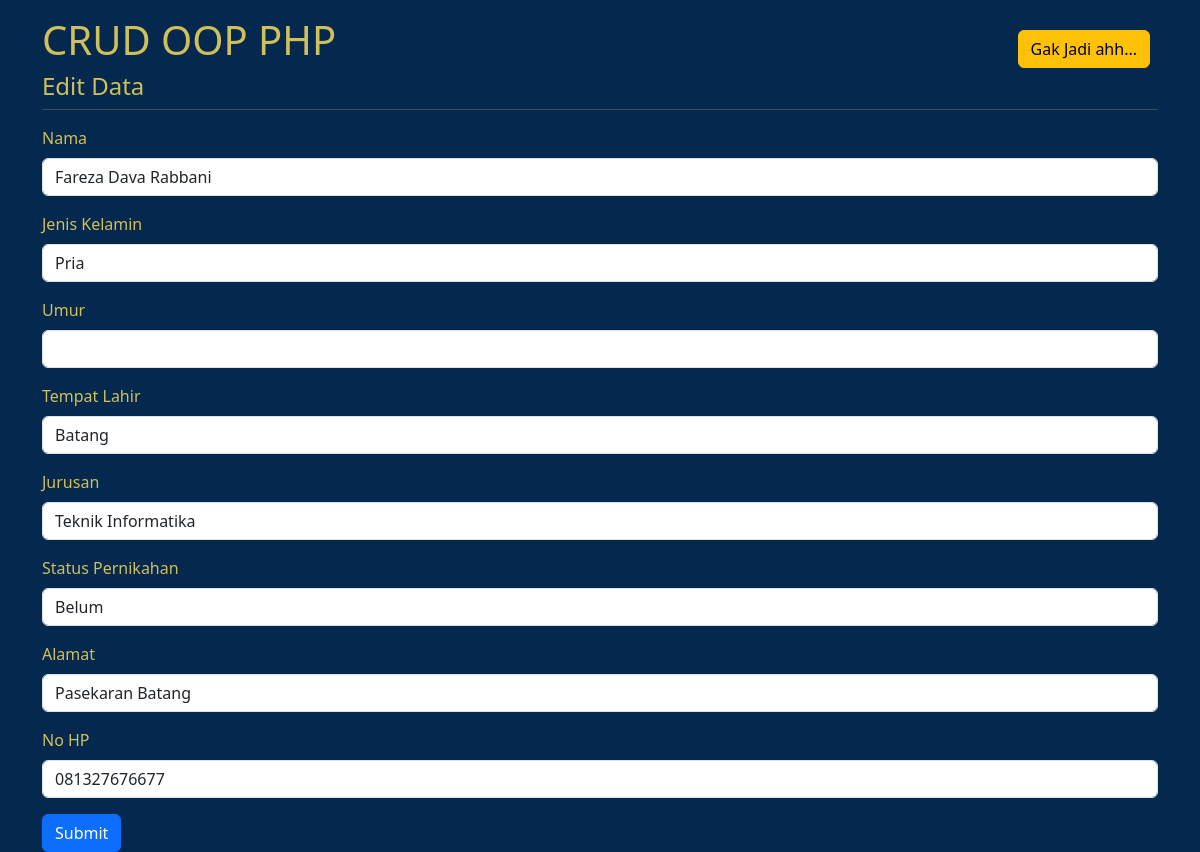
The page /edit.php?id=1 on the database its author committed.
### tables this page shows
CREATE TABLE `tb_users0057` (
  `id` int(10) NOT NULL,
  `nama` varchar(255) NOT NULL,
  `jenis_kelamin` enum('Pria','Wanita') NOT NULL,
  `umur` tinyint(4) NOT NULL,
  `tempat_lahir` varchar(30) NOT NULL,
  `status` enum('Nikah','Belum') NOT NULL,
  `jurusan` varchar(20) NOT NULL,
  `alamat` varchar(255) NOT NULL,
  `nohp` char(13) NOT NULL
);

### database.php (called while the page is built, shortened)
<?php
    class Database0057{
        public $host = "localhost";
        public $username = "root";
        public $password = "";
        public $database = "db_php0057";
        public $connect;
        function __construct()
        {
            $this->connect = mysqli_connect($this->host, $this->username, $this->password);
            mysqli_select_db($this->connect, $this->database);
        }
        function editdata($id)
        {
            $data = mysqli_query($this->connect, "SELECT * FROM tb_users0057 WHERE id=$id");
            $rows = mysqli_fetch_all($data, MYSQLI_ASSOC);
            return $rows;
        }
    }
?>

### edit.php (the view, shortened to what this page needs)
<?php
    include "database.php";
    $db = new Database0057;
    $detail = $db-> editdata($_GET['id']);
?>
<!doctype html>
<html lang="en">
  <head>
    <link href="https://cdn.jsdelivr.net/npm/bootstrap@5.3.3/dist/css/bootstrap.min.css"
    rel="stylesheet"
>
  </head>
  <body>
    <div class="container mt-3">
        <h1>CRUD OOP PHP</h1>
        <h4>Edit Data</h4>
        <hr class="mt-0">
        <form method="POST" action="proses.php?aksi=update">
            <?php
                foreach ($detail as $dataUser) {
            ?>
            <div class="mb-3">
                <label for="nama" class="form-label">Nama</label>
                <input type="text" class="form-control" id="nama" name="nama"
                value="<?php echo $dataUser ['nama'] ?>" required>
            </div>
            <div class="mb-3">
                <label for="jenis_kelamin" class="form-label">Jenis Kelamin</label>
                <select class="form-control" id="jenis_kelamin" name="jenis_kelamin" required>
                    <option> <?php echo $dataUser ['jenis_kelamin'] ?> </option>
                </select>
            </div>
            <div class="mb-3">
                <label for="umur" class="form-label">Umur</label>
                <input type="number" class="form-control" id="umur" name="umur"
                value="<?php echo $dataUser ['umur'] ?> " required>
            </div>
            <div class="mb-3">
                <label for="tempat_lahir" class="form-label">Tempat Lahir</label>
                <input type="text" class="form-control" id="tempat_lahir" name="tempat_lahir"
                value="<?php echo $dataUser ['tempat_lahir'] ?>" required>
            </div>
            <div class="mb-3">
                <label for="jurusan" class="form-label">Jurusan</label>
                <input type="text" class="form-control" id="jurusan" name="jurusan"
                value="<?php echo $dataUser ['jurusan'] ?>" required>
            </div>
            <div class="mb-3">
            <label for="status" class="form-label">Status Pernikahan</label>
                <select name="status" class="form-control" id="status" required>
                    <option><?php echo $dataUser ['status'] ?></option>
                </select>
            </div>
            <div class="mb-3">
                <label for="alamat" class="form-label">Alamat</label>
                <input type="text" class="form-control" id="alamat" name="alamat"
                value="<?php echo $dataUser ['alamat'] ?>" required>
            </div>
            <div class="mb-3">
                <label for="nohp" class="form-label">No HP</label>
                <input type="text" class="form-control" id="nohp" name="nohp"
                value="<?php echo $dataUser ['nohp'] ?>" required>
            </div>
            <?php
                }
            ?>
            <button type="submit" class="btn btn-primary">Submit</button>
            <a href="index.php" class="btn btn-warning"
            style="position: absolute; top: 30px; right: 50px;"> Gak Jadi ahh...</a>
        </form>
    </div>
  </body>
</html>

### edit.php (style rules this page uses)
body { background-color:#05284e ; color: #D0C05B; }

### rows shown on the page
tb_users0057: nama "Fareza Dava Rabbani", jenis_kelamin "Pria", tempat_lahir "Batang", jurusan "Teknik Informatika", status "Belum", alamat "Pasekaran Batang", nohp "081327676677"
